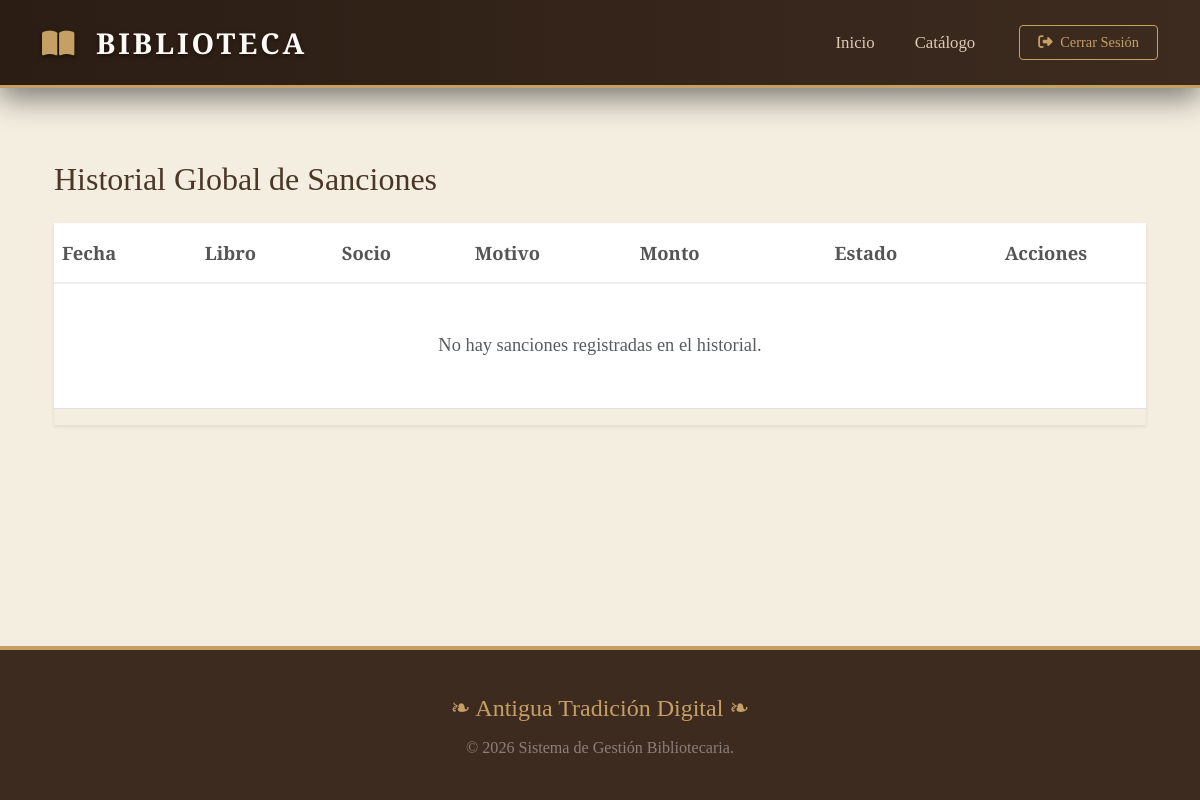
/multas/ (signed in), run on an earlier commit of the app's database.
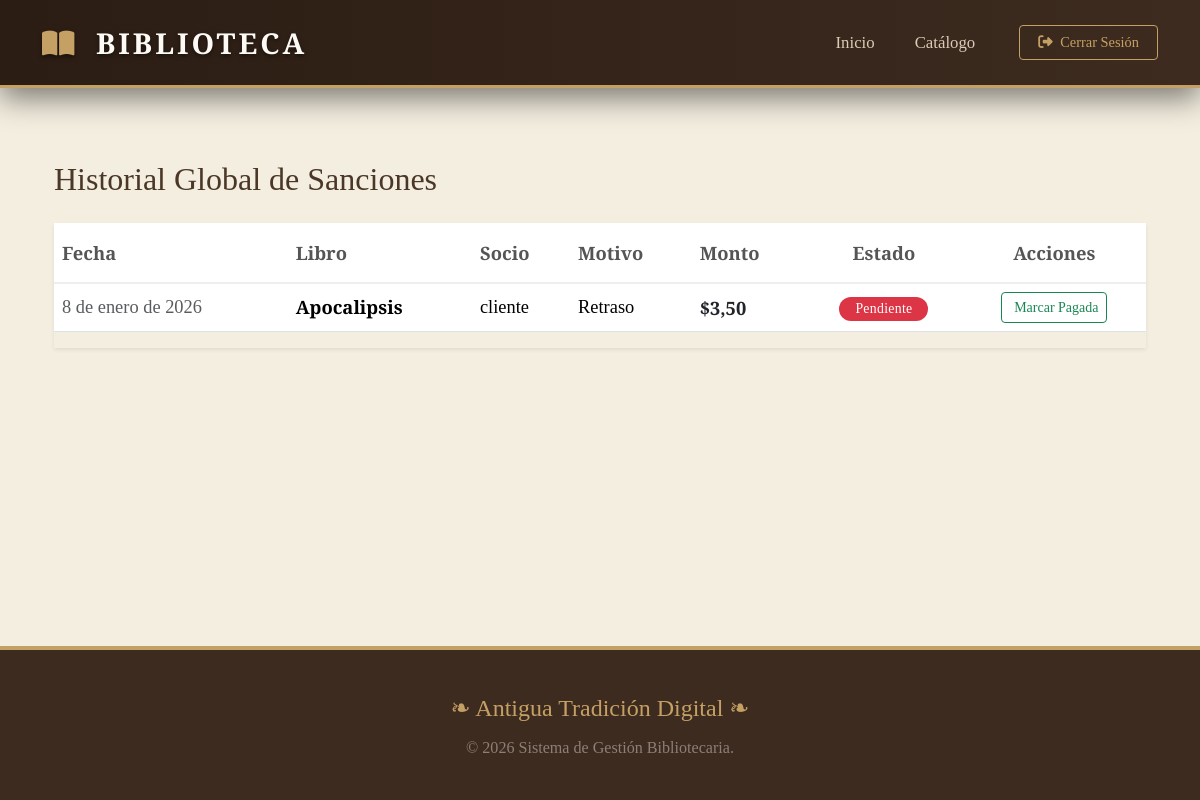
And on a later commit of the database.
### Gestion/models.py (models this page shows, shortened)
class Multa(models.Model):
    prestamo = models.ForeignKey(Prestamos, related_name="multas", on_delete=models.PROTECT)
    tipo_multa = models.CharField(max_length=50, choices=[('retraso', 'Retraso'), ('perdida', 'Pérdida del libro'), ('deterioro', 'Deterioro del libro')])
    monto = models.DecimalField(max_digits=10, decimal_places=2, default=0.00)
    pagada = models.BooleanField(default=False)
    fecha = models.DateField(default=timezone.now)

class Prestamos(models.Model):
    libro = models.ForeignKey(Libro, related_name="prestamos", on_delete=models.PROTECT)
    usuario = models.ForeignKey(settings.AUTH_USER_MODEL, related_name="prestamos", on_delete=models.PROTECT)
    fecha_prestamo = models.DateField(default=timezone.now)
    fecha_max = models.DateField(null=True, blank=True)
    fecha_devolucion = models.DateField(null=True, blank=True)
    ESTADOS = [('p', 'Prestado'), ('m', 'Multa'), ('d', 'Devuelto')]
    estado = models.CharField(max_length=1, choices=ESTADOS, default='p')
    multa_fija = models.DecimalField(max_digits=6, decimal_places=2, default=0.00)

class Libro(models.Model):
    isbn_validator = RegexValidator(
        regex=r'^(\d{10}|\d{13})$',
        message="El ISBN debe tener exactamente 10 o 13 números."
    )
    titulo = models.CharField(max_length=200)
    isbn = models.CharField(
        max_length=13,
        unique=True,
        validators=[isbn_validator]
    )
    titulo = models.CharField(max_length=200)
    isbn = models.CharField(max_length=13, unique=True, null=True, blank=True)
    descripcion = models.TextField(blank=True, null=True)
    autor = models.ForeignKey(Autor, related_name="libros", on_delete=models.PROTECT)
    cantidad_total = models.PositiveIntegerField(default=1)
    ejemplares_disponibles = models.IntegerField(default=1)
    portada = models.ImageField(upload_to='portadas/', blank=True, null=True)
    disponible = models.BooleanField(default=True)

### Gestion/views.py (the view)
# urls.py: path('multas/', lista_multa, name='lista_multas'),
@login_required
def lista_multa(request):
    es_staff = request.user.is_superuser or request.user.groups.filter(name__in=['Administrador', 'Bibliotecario']).exists()
    if es_staff:
        multas_registradas = Multa.objects.all()
        prestamos_vencidos = Prestamos.objects.filter(estado='m', multas__isnull=True)
    else:
        multas_registradas = Multa.objects.filter(prestamo__usuario=request.user)
        prestamos_vencidos = []
    return render(request, 'Gestion/templates/multas.html', {
        'multas': multas_registradas,
        'pendientes': prestamos_vencidos,
        'es_staff': es_staff
    })

### Gestion/templates/multas.html (shortened to what this page needs)
{% extends "index.html" %}
{% block contenido %}
<div class="container mt-4">
    <h2 class="mb-4" style="font-family: 'Georgia', serif; color: #4a3728;">
        {% if user.groups.all.0.name == 'Cliente' %}
            Mis Sanciones Pendientes
        {% else %}
            Historial Global de Sanciones
        {% endif %}
    </h2>
    <div class="table-responsive shadow-sm">
        <table class="table table-hover align-middle" style="background-color: #fff;">
            <thead style="background-color: #fcfaf8; border-bottom: 2px solid #eee;">
                <tr>
                    <th scope="col" class="py-3">Fecha</th>
                    <th scope="col" class="py-3">Libro</th>
                    {% if user.is_superuser or user.groups.all.0.name == 'Administrador' or user.groups.all.0.name == 'Bibliotecario' %}
                        <th scope="col" class="py-3">Socio</th>
                    {% endif %}
                    <th scope="col" class="py-3">Motivo</th>
                    <th scope="col" class="py-3">Monto</th>
                    <th scope="col" class="py-3 text-center">Estado</th>
                    {% if user.groups.all.0.name != 'Cliente' %}
                        <th scope="col" class="py-3 text-center">Acciones</th>
                    {% endif %}
                </tr>
            </thead>
            <tbody>
                {% for multa in multas %}
                <tr>
                    <td class="text-muted">{{ multa.fecha|date:"j \d\e F \d\e Y" }}</td>
                    <td><strong>{{ multa.prestamo.libro.titulo }}</strong></td>
                    {% if user.is_superuser or user.groups.all.0.name == 'Administrador' or user.groups.all.0.name == 'Bibliotecario' %}
                        <td>{{ multa.prestamo.usuario.username }}</td>
                    {% endif %}
                    <td>
                        {% if multa.tipo_multa == 'retraso' %}
                            Retraso
                        {% elif multa.tipo_multa == 'deterioro' %}
                            Deterioro
                        {% else %}
                            Pérdida
                        {% endif %}
                    </td>
                    <td class="fw-bold text-dark">${{ multa.monto }}</td>
                    <td class="text-center">
                        {% if multa.pagada %}
                            <span class="badge rounded-pill bg-success px-3">Pagada</span>
                        {% else %}
                            <span class="badge rounded-pill bg-danger px-3" style="background-color: #dc3545 !important;">Pendiente</span>
                        {% endif %}
                    </td>
                    {% if user.groups.all.0.name != 'Cliente' %}
                    <td class="text-center">
                        {% if not multa.pagada %}
                            <a href="{% url 'pagar_multa' multa.id %}" class="btn btn-outline-success btn-sm d-inline-flex align-items-center gap-1">
                                 Marcar Pagada
                            </a>
                        {% else %}
                            <span class="text-muted small"><i class="bi bi-check-all"></i> Completado</span>
                        {% endif %}
                    </td>
                    {% endif %}
                </tr>
                {% empty %}
                <tr>
                    <td colspan="7" class="text-center py-5 text-muted">
                        No hay sanciones registradas en el historial.
                    </td>
                </tr>
                {% endfor %}
            </tbody>
        </table>
    </div>
</div>
{% endblock %}

What changed in the data, as far as the page shows it:
added Multa: fecha "8 de enero de 2026", prestamo.libro.titulo "Apocalipsis", prestamo.usuario.username "cliente", tipo_multa "Retraso", monto "3,50", pagada "Pendiente"
Also different on the page:
text no longer shown: "No hay sanciones registradas en el historial."
